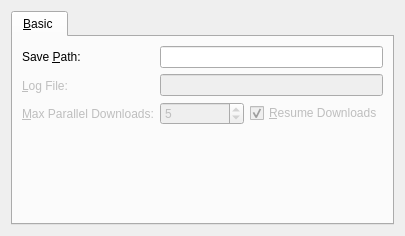
<?xml version="1.0" encoding="UTF-8"?>
<ui version="4.0">
 <class>PrefDownloadersWidget</class>
 <widget class="QWidget" name="PrefDownloadersWidget">
  <property name="geometry">
   <rect>
    <x>0</x>
    <y>0</y>
    <width>405</width>
    <height>236</height>
   </rect>
  </property>
  <property name="windowTitle">
   <string>Downloader</string>
  </property>
  <layout class="QGridLayout" name="PrefDownloadersWidgetGridLayout">
   <item row="0" column="1">
    <widget class="QTabWidget" name="downloaderTabWidget">
     <property name="currentIndex">
      <number>0</number>
     </property>
     <widget class="QWidget" name="downloadsTab">
      <attribute name="title">
       <string>&amp;Basic </string>
      </attribute>
      <layout class="QGridLayout" name="gridLayout">
       <item row="0" column="0">
        <layout class="QHBoxLayout" name="hLayout">
         <item>
          <layout class="QVBoxLayout" name="lefLabelsVLayout">
           <item>
            <widget class="QLabel" name="saveDirLabel">
             <property name="toolTip">
              <string>The directory to store the downloaded file.</string>
             </property>
             <property name="text">
              <string>Save &amp;Path:</string>
             </property>
             <property name="buddy">
              <cstring>saveDirEdit</cstring>
             </property>
            </widget>
           </item>
           <item>
            <widget class="QLabel" name="logFileLabel">
             <property name="enabled">
              <bool>false</bool>
             </property>
             <property name="toolTip">
              <string>The file name of the log file.</string>
             </property>
             <property name="whatsThis">
              <string>The file name of the log file. log is written to stdout. If empty  specified, log is not written to file.</string>
             </property>
             <property name="text">
              <string>&amp;Log File:</string>
             </property>
             <property name="buddy">
              <cstring>logFileEdit</cstring>
             </property>
            </widget>
           </item>
           <item>
            <widget class="QLabel" name="maxDownloadsLabel">
             <property name="enabled">
              <bool>false</bool>
             </property>
             <property name="toolTip">
              <string>Set maximum number of parallel downloads, Default: 5</string>
             </property>
             <property name="whatsThis">
              <string>Set maximum number of parallel downloads for every static (HTTP/FTP) URL, Default: 5</string>
             </property>
             <property name="text">
              <string>&amp;Max Parallel Downloads:</string>
             </property>
             <property name="buddy">
              <cstring>maxDownloadSpinBox</cstring>
             </property>
            </widget>
           </item>
          </layout>
         </item>
         <item>
          <layout class="QVBoxLayout" name="rightBoxesVLayout">
           <item>
            <widget class="FileBrowz" name="saveDirEdit"/>
           </item>
           <item>
            <widget class="FileBrowz" name="logFileEdit">
             <property name="enabled">
              <bool>false</bool>
             </property>
            </widget>
           </item>
           <item>
            <layout class="QHBoxLayout" name="checkBoxhLayout">
             <item>
              <widget class="QSpinBox" name="maxDownloadSpinBox">
               <property name="enabled">
                <bool>false</bool>
               </property>
               <property name="value">
                <number>5</number>
               </property>
              </widget>
             </item>
             <item>
              <widget class="QCheckBox" name="continueCheckBox">
               <property name="enabled">
                <bool>false</bool>
               </property>
               <property name="toolTip">
                <string>Continue downloading a partially downloaded file</string>
               </property>
               <property name="whatsThis">
                <string>Continue downloading a partially downloaded file. Use this option to resume a download started by a web browser or another program which downloads files sequentially from the beginning. Currently this option is only applicable to HTTP(S)/FTP downloads.</string>
               </property>
               <property name="text">
                <string>&amp;Resume Downloads</string>
               </property>
               <property name="checked">
                <bool>true</bool>
               </property>
              </widget>
             </item>
            </layout>
           </item>
          </layout>
         </item>
        </layout>
       </item>
       <item row="1" column="0">
        <spacer name="bottomVSpacer">
         <property name="orientation">
          <enum>Qt::Vertical</enum>
         </property>
         <property name="sizeHint" stdset="0">
          <size>
           <width>20</width>
           <height>40</height>
          </size>
         </property>
        </spacer>
       </item>
      </layout>
     </widget>
    </widget>
   </item>
  </layout>
 </widget>
 <customwidgets>
  <customwidget>
   <class>FileBrowz</class>
   <extends>QLineEdit</extends>
   <header>ui/widget/filebrowz.h</header>
  </customwidget>
 </customwidgets>
 <resources/>
 <connections/>
</ui>
